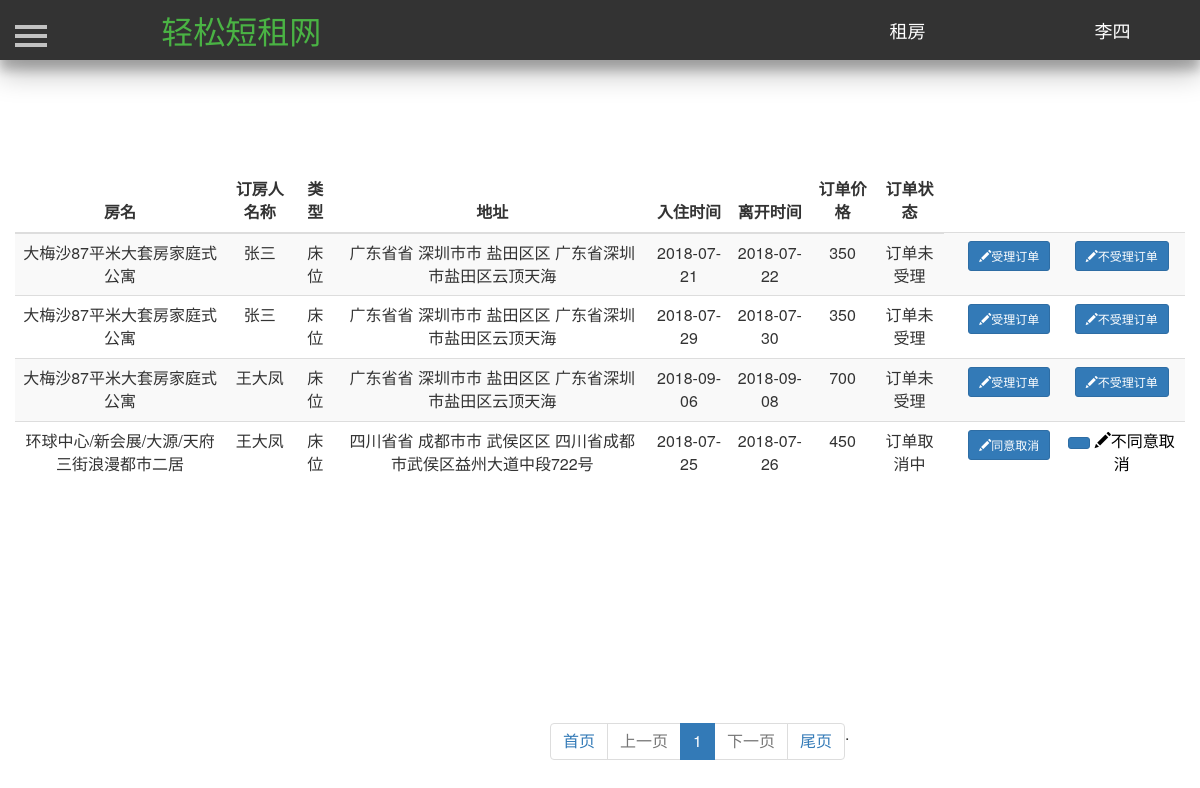
The page /operating/ (signed in) on the database its author committed.
### Renting/models.py (models this page shows, shortened)
class User(db.Model):
    id = db.Column(db.Integer, primary_key=True, autoincrement=True)  # ID 用户唯一的标识
    username = db.Column(db.String(50), unique=True)  # 用户名  唯一   最大50个字符
    password = db.Column(db.String(100))  # 密码   最大100个字符
    phone_number = db.Column(db.Integer, unique=True)  # 手机号码
    email = db.Column(db.String(100), unique=True)  # 邮箱  唯一
    salt = db.Column(db.String(32))  # 密码加盐

class House(db.Model):
    id = db.Column(db.Integer, primary_key=True, autoincrement=True)  # ID 房屋唯一的标识
    house_name = db.Column(db.String(25))  # 房屋名  唯一   最大25个字符
    house_type = db.Column(db.Integer)  # 房屋类型，0表示整租，1表示单间 ，2表示床位
    area = db.Column(db.Integer)  # 房屋面积
    people = db.Column(db.Integer)  # 可住人数
    bedroom = db.Column(db.Integer)  # 卧房数
    toilet = db.Column(db.Integer)  # 卫生间数
    kitchen = db.Column(db.Integer)  # 是否有厨房
    bed = db.Column(db.Integer)  # 床位数
    bed_type = db.Column(db.Integer)  # 床型 0表示单人床  1表示双人床
    price = db.Column(db.Integer)  # 租一天的价格
    description = db.Column(db.String(200))  # 房屋描述
    facility = db.Column(db.String(10))  # 房屋设施，0表示无，1表示有
    province = db.Column(db.String(10))  # 省
    city = db.Column(db.String(10))  # 市
    district = db.Column(db.String(10))  # 地区
    address = db.Column(db.String(100))  # 具体地址
    username = db.Column(db.String(10), db.ForeignKey('user.username'))  # 房屋主人的名字，外键
    status = db.Column(db.Integer)  # 房屋状态，0表示未审核，1表示通过,2表示未通过
    url_one = db.Column(db.String(100))  # 房屋图片
    url_two = db.Column(db.String(100))  # 房屋图片
    url_three = db.Column(db.String(100))  # 房屋图片
    url_four = db.Column(db.String(100))  # 房屋图片
    url_five = db.Column(db.String(100))  # 房屋图片

class Order(db.Model):
    id = db.Column(db.Integer, primary_key=True, autoincrement=True)  # 订单唯一的ID
    house_id = db.Column(db.Integer, db.ForeignKey('house.id'))  # 房屋ID 作为外键
    seller = db.Column(db.String(10), db.ForeignKey('user.username'))  # 房屋的卖家  作为外键
    renter = db.Column(db.String(10), db.ForeignKey('user.username'))  # 房屋租户  作为外键
    start_time = db.Column(db.Date)  # 订单开始时间
    end_time = db.Column(db.Date)  # 订单结束时间
    total_price = db.Column(db.Integer)  # 订单的价格
    status = db.Column(db.Integer)  # 订单状态 0表示订单已取消  1表示订单未受理  2表示订单受理  3表示订单正在取消

### Renting/views.py (the view)
@app.route('/operating/', methods={'post', 'get'})
def operating():
    username = current_user.username
    result_seller = []
    seller_list = Order.query.filter_by(seller=username, status=1).all()
    seller_list_two = Order.query.filter_by(seller=username, status=3).all()
    for item in seller_list:
        one = {}
        one_house = House.query.filter_by(id=item.house_id).first()
        one['order'] = item
        one['house'] = one_house
        result_seller.append(one)
    for item in seller_list_two:
        one = {}
        one_house = House.query.filter_by(id=item.house_id).first()
        one['order'] = item
        one['house'] = one_house
        result_seller.append(one)
    pager_obj = Pagination(request.args.get("page", 1), len(result_seller), request.path, request.args, per_page_count=7)
    seller_list = result_seller[pager_obj.start:pager_obj.end]
    html = pager_obj.page_html()
    return render_template('operating.html', result_seller=seller_list, html=html)

### Renting/models.py (called while the page is built)
@login_manager.user_loader
def load_user(userid):
    return User.query.get(userid)

### Renting/page_utils.py (called while the page is built)
    @property
    def start(self):
        return (self.current_page - 1) * self.per_page_count

    @property
    def end(self):
        return self.current_page * self.per_page_count

### Renting/templates/operating.html (shortened to what this page needs)
<!DOCTYPE html>
<html lang="en">
	<head>
        <link href="https://cdn.bootcss.com/bootstrap/3.3.7/css/bootstrap.min.css" rel="stylesheet">
        <link href="/static/css/navigation.css" rel="stylesheet">
        <link href="/static/css/profile.css" rel="stylesheet">
         <link href="/static/css/sidebar.css" rel="stylesheet">
        <link type="text/css" href="/static/css/dialog.css"  rel="stylesheet"/>
	</head>
	<body>
		<header class="header-navigation" id="header">
		<nav>
			<div class="row">
				<div class="col-md-3">
					<a href="/index/"><font color="#4ab344" style="color: rgb(74, 179, 68);" size="6">轻松短租网</font></a>
				</div>
				<div class="col-md-2 title">
					<a href="/mainpage/" target="_blank"><font color="#FFFFFF" style="color: rgb(255, 255, 255);" size="4">租房</font></a>
				</div>
				<div class="col-md-2 title">
					{% if current_user.is_authenticated %}
					<a href="/profile/{{current_user.id}}">
						<font color="#FFFFFF" style="color: rgb(255, 255, 255);" size="4">
							{{current_user.username}}
						</font>
					</a>
					{% else %}
					<a href="/reglogin/">
						<font color="#FFFFFF" style="color: rgb(255, 255, 255);" size="4">
							登陆注册
						</font>
					</a>
					{% endif %}
				</div>
			</div>
		</nav>
		</header>
       <div id="wrapper" style="margin-top=25px">
            <div id="page-content-wrapper">
                <button type="button" class="hamburger is-closed animated fadeInLeft" data-toggle="offcanvas">
                    <span class="hamb-top"></span>
                    <span class="hamb-middle"></span>
                    <span class="hamb-bottom"></span>
                </button>
                <div class="container">
                    <div class="row">
                        <table class="table table-striped" style="margin-top:100px;text-align:center">
                            <thead>
                                <tr>
                                    <th style="text-align:center">房名</th>
                                    <th style="text-align:center">订房人名称</th>
                                    <th style="text-align:center">类型</th>
                                    <th style="text-align:center">地址</th>
                                    <th style="text-align:center">入住时间</th>
                                    <th style="text-align:center">离开时间</th>
                                    <th style="text-align:center">订单价格</th>
                                    <th style="text-align:center">订单状态</th>
                                </tr>
                            </thead>
                            <tbody>
                            {% for item in result_seller: %}
                                <tr>
                                    <td>{{item['house'].house_name}}</td>
                                    <td>{{item['order'].renter}}</td>
                                    {% if item['house'].house_type==0 %}
                                    <td>整租</td>
                                    {% elif item['house'].house_type==1 %}
                                    <td>单间</td>
                                    {% else %}
                                    <td>床位</td>
                                    {% endif %}
                                    <td>{{item['house'].province}}省 {{item['house'].city}}市
                                        {% if item['house'].district !=None %}
                                        {{item['house'].district}}区
                                        {% endif %}
                                        {{item['house'].address}}
                                    </td>
                                    <td>{{item['order'].start_time}}</td>
                                    <td>{{item['order'].end_time}}</td>
                                    <td>{{item['order'].total_price}}</td>
                                    {% if item['order'].status == 0%}
                                    <td>订单已取消<td>
                                    {% elif item['order'].status == 1 %}
                                    <td>订单未受理<td>
                                    {% elif item['order'].status == 2 %}
                                    <td>订单受理<td>
                                    {% elif item['order'].status == 3 %}
                                    <td>订单取消中<td>
                                    {% endif %}
                                    {% if item['order'].status ==1 %}
                                    <td>
                                        <a href="/accept_order/{{item['order'].id}}/" style="color:#000">
                                            <button type="button" class="btn btn-primary btn-sm" >
                                                <span class="glyphicon glyphicon-pencil">
                                                </span>受理订单
                                            </button>
                                        </a>
                                    </td>
                                    <td>
                                        <a href="/refuse_order/{{item['order'].id}}/" style="color:#000">
                                            <button type="button" class="btn btn-primary btn-sm">
                                                <span class="glyphicon glyphicon-pencil">
                                                </span>不受理订单
                                            </button>
                                        </a>
                                    </td>
                                    {% elif  item['order'].status ==3 %}
                                    <td>
                                        <a href="/accept_cancel/{{item['order'].id}}/" style="color:#000">
                                            <button type="button" class="btn btn-primary btn-sm" onclick="/accept_cancel/{{item['order'].id}}/">
                                                <span class="glyphicon glyphicon-pencil">
                                                </span>同意取消
                                            </button>
                                        </a>
                                    </td>
                                    <td>
                                        <a href="/refuse_cancel/{{item['order'].id}}/" style="color:#000">
                                            <button type="button" class="btn btn-primary btn-sm" onclick="/refuse_cancel/{{item['order'].id}}/">
                                            </button>
                                            <span class="glyphicon glyphicon-pencil">
                                            </span>不同意取消
                                        </a>
                                    </td>
                                    {% endif %}
                                </tr>
                            {% endfor %}
                            </tbody>
                        </table>
                    </div>
                </div>
            </div>
        </div>
        <div style="margin-top:200px">
            <ul class="pagination" id="mypage" style="margin-left:550px;">
					{{ html| safe }}
            </ul>
        </div>
    </body>
</html>

### Renting/static/css/navigation.css (style rules this page uses)
.header-navigation { position: fixed; top: 0; width: 100%; height: 60px; line-height: 60px; background-color: #333; text-align: center; box-shadow: 0 14px 28px rgba(0,0,0,0.25), 0 10px 10px rgba(0,0,0,0.22); z-index: 10 }

### Renting/static/css/profile.css (style rules this page uses)
.header-navigation { position: fixed; top: 0; width: 100%; height: 60px; line-height: 60px; background-color: #333; text-align: center; box-shadow: 0 14px 28px rgba(0,0,0,0.25), 0 10px 10px rgba(0,0,0,0.22); z-index: 9990; }

### Renting/static/css/sidebar.css (style rules this page uses)
body { position: relative; overflow-x: hidden; }
body, html { height: 100%; background-color: #FFFFFF !important; }
#wrapper { -moz-transition: all 0.5s ease; -o-transition: all 0.5s ease; -webkit-transition: all 0.5s ease; padding-left: 0; transition: all 0.5s ease; }
#page-content-wrapper { padding-top: 70px; width: 100%; }
.hamburger { background: transparent; border: none; display: block; height: 32px; margin-left: 15px; position: fixed; top: 20px; width: 32px; z-index: 9999; }
.hamburger.is-closed:before { -webkit-transform: translate3d(0, 0, 0); -webkit-transition: all 0.35s ease-in-out; color: #ffffff; content: ''; display: block; font-size: 14px; line-height: 32px; opacity: 0; text-align: center; width: 100px; }
.hamburger.is-closed .hamb-top { -webkit-transition: all 0.35s ease-in-out; background-color: rgba(255, 255, 255, 0.7); top: 5px; }
.hamburger.is-closed .hamb-middle { background-color: rgba(255, 255, 255, 0.7); margin-top: -2px; top: 50%; }
.hamburger.is-closed .hamb-bottom { -webkit-transition: all 0.35s ease-in-out; background-color: rgba(255, 255, 255, 0.7); bottom: 5px; }
.hamburger.is-closed .hamb-top, .hamburger.is-closed .hamb-middle, .hamburger.is-closed .hamb-bottom, .hamburger.is-open .hamb-top, .hamburger.is-open .hamb-middle, .hamburger.is-open .hamb-bottom { height: 4px; left: 0; position: absolute; width: 100%; }

### Renting/static/css/dialog.css (style rules this page uses)
body, html { font-size: 100%; margin: 0; }
*,:after,:before { box-sizing:border-box }
input, button { outline: none; border: none; }

### rows shown on the page
User: username "李四"
House: house.house_name "大梅沙87平米大套房家庭式公寓" "大梅沙87平米大套房家庭式公寓" "大梅沙87平米大套房家庭式公寓", house.province "广东省" "广东省" "广东省", house.city "深圳市" "深圳市" "深圳市", house.district "盐田区" "盐田区" "盐田区", house.address "广东省深圳市盐田区云顶天海" "广东省深圳市盐田区云顶天海" "广东省深圳市盐田区云顶天海"
Order: order.renter "张三", order.start_time "2018-07-21", order.end_time "2018-07-22", order.total_price "350", status 1 (drawn)
Order: order.renter "张三", order.start_time "2018-07-29", order.end_time "2018-07-30", order.total_price "350", status 1 (drawn)
Order: order.renter "王大凤", order.start_time "2018-09-06", order.end_time "2018-09-08", order.total_price "700", status 1 (drawn)
House: house.house_name "环球中心/新会展/大源/天府三街浪漫都市二居", house.province "四川省", house.city "成都市", house.district "武侯区", house.address "四川省成都市武侯区益州大道中段722号"
Order: order.renter "王大凤", order.start_time "2018-07-25", order.end_time "2018-07-26", order.total_price "450", status 3 (drawn)

### other values the page prints
{{ html| safe }} "首页 上一页 1 下一页 . 尾页"
